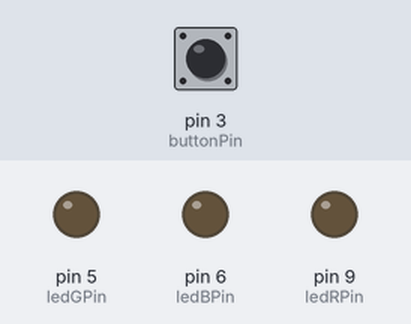
Bench run of a sketch on a simulated Arduino Uno, built with avr-gcc and run on an emulated ATmega328P. Parts: output pins drawn as LEDs (lit = HIGH). The inputs (shaded band) are chosen by the test bench; at power-on: pin 3 (buttonPin) LOW.

Above: at 1.2 s.
1.3 s: pin 3 (buttonPin) pulled HIGH for 0.15 s
At 2.6 s:
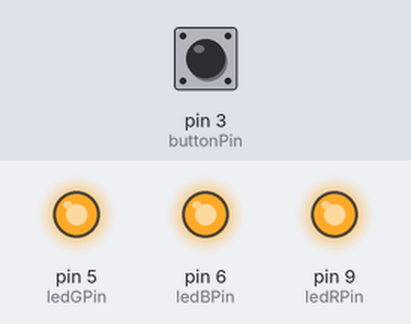
2.9 s: pin 3 (buttonPin) pulled HIGH for 1 s
At 5.1 s:
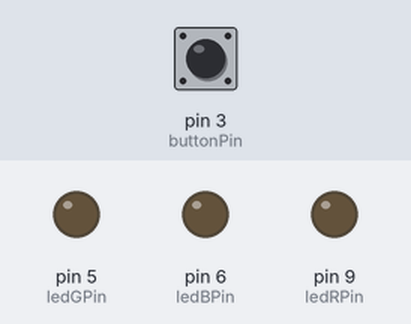
5.4 s: pin 3 (buttonPin) pulled HIGH for 3.2 s
At 8.9 s:
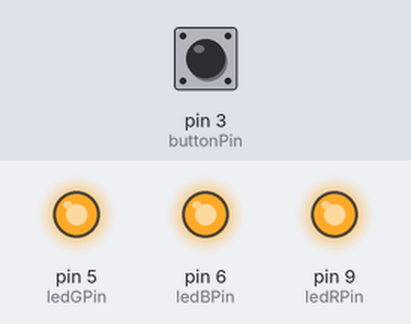
Timing chart, 0 to 10.4 s (numbered marks = the images above; inputs shaded):
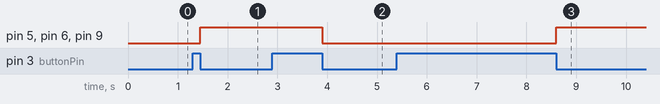

Measured:
- after the input at 1.3 s, pin 5 (ledGPin), pin 6 (ledBPin), pin 9 (ledRPin): LOW → HIGH after 0.15 s
- after the input at 2.9 s, pin 5 (ledGPin), pin 6 (ledBPin), pin 9 (ledRPin): HIGH → LOW after 1.0 s
- after the input at 5.4 s, pin 5 (ledGPin), pin 6 (ledBPin), pin 9 (ledRPin): LOW → HIGH after 3.2 s

The sketch:

Pulsador_Memoria2.ino
```cpp
/*
   Pulsador con Memoria
  Pulsador para controlar un LED con memoria

  Pulsador pin 3
  LED RGB pines 9, 5, 6

   Noviembre de 2017
   Jose Pujol
*/
// constantes que no cambian se usan para establecer los pines
const int buttonPin = 3;     // el numero del pin del pulsador
// pines del LED RGB
const int ledRPin = 9; // establece el pin del LED rojo
const int ledGPin = 5; // establece el pin del LED verde
const int ledBPin = 6; // establece el pin del LED azul

// variables que cambian
int ledState = LOW;         // Estado actual del led apagado
int buttonState = 0;        // variable para almacenar el estado del pulsador

void setup() {
  // inicializa los pines como entradas y salidas
  pinMode(buttonPin, INPUT);
  pinMode(ledRPin, OUTPUT);
  pinMode(ledGPin, OUTPUT);
  pinMode(ledBPin, OUTPUT);
}

void loop() {
  // lee el estado del pulsador y lo almacena en variable
  buttonState = digitalRead(buttonPin);

  // revisa si el pulsador esta presionado
  if (buttonState == HIGH) {
    // si el estado del led es bajo
    if (ledState == LOW) {
      ledState = HIGH;  // lo establece como alto
    }
    // en caso contario lo establece como bajo
    else {
      ledState = LOW;
    }

    while (buttonState == HIGH) {
      buttonState = digitalRead(buttonPin);
    }
  }
  // establece el estado del LED:
  digitalWrite(ledRPin, ledState);
  digitalWrite(ledGPin, ledState);
  digitalWrite(ledBPin, ledState);
}
```
